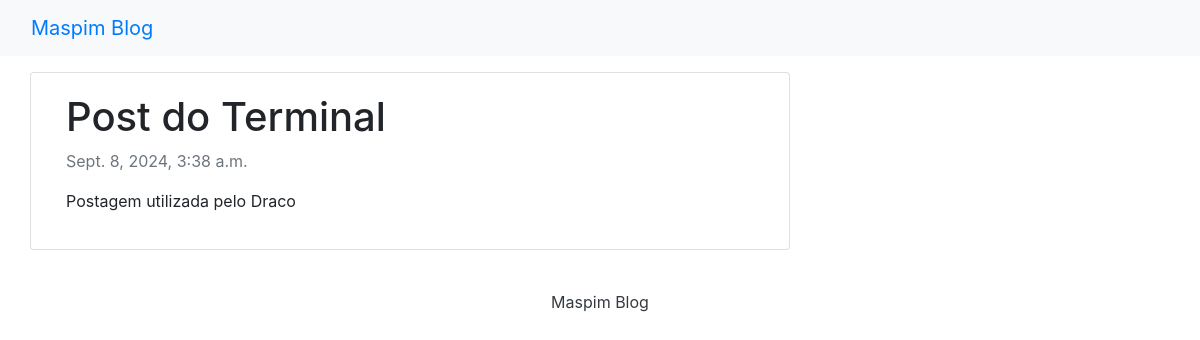
The app's page /post-do-terminal/ with its own data.
### app_blog/models.py (models this page shows, shortened)
class Post(models.Model):
    title = models.CharField(max_length=255)
    slug = models.SlugField(max_length=255,unique=True)
    content = models.TextField()
    published = models.BooleanField(default=True)
    date = models.DateTimeField(auto_now_add=True)
    class Meta:
        ordering = ["-date"]

### app_blog/views.py (the view)
# urls.py: path('<slug:slug>/', PostDetail.as_view(), name="detail"),
class PostDetail(DetailView):
    model = Post
    template_name = "detail.html"

### templates/detail.html
{% extends 'base.html' %}
{% load markdownify %}
{% block content %}
<div class="container">
    <div class="row">
        <div class="col-md-8 card mb-4 mt-3 left top">
            <div class="card-body">
                <h1>{% block title %} {{ object.title }} {% endblock title %}</h1>
                <p class=" text-muted">{{ post.date }}</p>
                <p class="card-text">{{ object.content | safe | markdownify }}</p>
            </div>
        </div>
    </div>
</div>
{% endblock content %}

### records on screen
Post: title "Post do Terminal", date "Sept. 8, 2024, 3:38 a.m.", content "Postagem utilizada pelo Draco"
